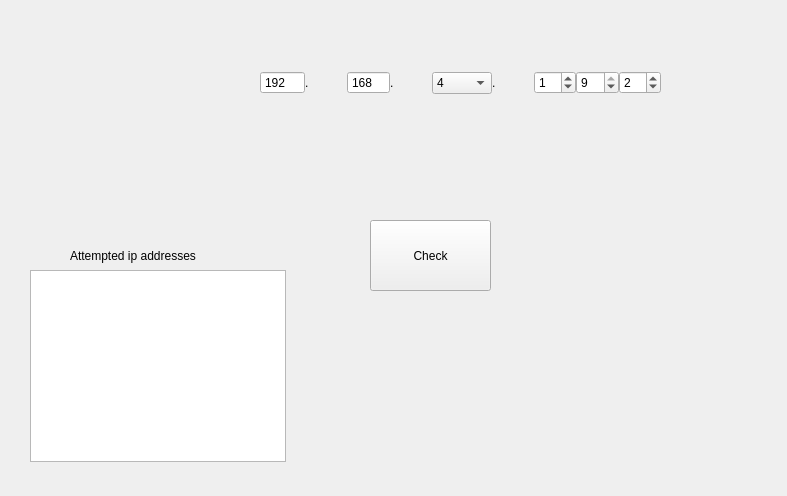
<?xml version="1.0" encoding="UTF-8"?>
<ui version="4.0">
 <class>Form</class>
 <widget class="QWidget" name="Form">
  <property name="geometry">
   <rect>
    <x>0</x>
    <y>0</y>
    <width>787</width>
    <height>496</height>
   </rect>
  </property>
  <property name="windowTitle">
   <string>Form</string>
  </property>
  <property name="styleSheet">
   <string notr="true">font: 22pt &quot;Segoe UI&quot;;</string>
  </property>
  <widget class="QWidget" name="layoutWidget">
   <property name="geometry">
    <rect>
     <x>260</x>
     <y>60</y>
     <width>401</width>
     <height>46</height>
    </rect>
   </property>
   <layout class="QHBoxLayout" name="horizontalLayout">
    <property name="spacing">
     <number>0</number>
    </property>
    <item>
     <widget class="QSpinBox" name="spinEdit1">
      <property name="sizePolicy">
       <sizepolicy hsizetype="Minimum" vsizetype="Maximum">
        <horstretch>0</horstretch>
        <verstretch>0</verstretch>
       </sizepolicy>
      </property>
      <property name="minimumSize">
       <size>
        <width>45</width>
        <height>0</height>
       </size>
      </property>
      <property name="styleSheet">
       <string notr="true"/>
      </property>
      <property name="buttonSymbols">
       <enum>QAbstractSpinBox::NoButtons</enum>
      </property>
      <property name="minimum">
       <number>0</number>
      </property>
      <property name="maximum">
       <number>255</number>
      </property>
      <property name="value">
       <number>192</number>
      </property>
     </widget>
    </item>
    <item>
     <widget class="QLabel" name="label_4">
      <property name="text">
       <string>.</string>
      </property>
     </widget>
    </item>
    <item>
     <widget class="QSpinBox" name="spinEdit2">
      <property name="minimumSize">
       <size>
        <width>40</width>
        <height>0</height>
       </size>
      </property>
      <property name="buttonSymbols">
       <enum>QAbstractSpinBox::NoButtons</enum>
      </property>
      <property name="minimum">
       <number>0</number>
      </property>
      <property name="maximum">
       <number>255</number>
      </property>
      <property name="value">
       <number>168</number>
      </property>
     </widget>
    </item>
    <item>
     <widget class="QLabel" name="label_5">
      <property name="text">
       <string>.</string>
      </property>
     </widget>
    </item>
    <item>
     <widget class="QComboBox" name="comboBox">
      <property name="sizePolicy">
       <sizepolicy hsizetype="Maximum" vsizetype="Maximum">
        <horstretch>0</horstretch>
        <verstretch>0</verstretch>
       </sizepolicy>
      </property>
      <property name="minimumSize">
       <size>
        <width>60</width>
        <height>0</height>
       </size>
      </property>
      <property name="currentIndex">
       <number>0</number>
      </property>
      <item>
       <property name="text">
        <string>4</string>
       </property>
      </item>
      <item>
       <property name="text">
        <string>10</string>
       </property>
      </item>
     </widget>
    </item>
    <item>
     <widget class="QLabel" name="label_6">
      <property name="text">
       <string>.</string>
      </property>
     </widget>
    </item>
    <item>
     <widget class="QSpinBox" name="spinBox1">
      <property name="minimum">
       <number>0</number>
      </property>
      <property name="maximum">
       <number>2</number>
      </property>
      <property name="stepType">
       <enum>QAbstractSpinBox::DefaultStepType</enum>
      </property>
      <property name="value">
       <number>1</number>
      </property>
     </widget>
    </item>
    <item>
     <widget class="QSpinBox" name="spinBox2">
      <property name="minimum">
       <number>0</number>
      </property>
      <property name="maximum">
       <number>9</number>
      </property>
      <property name="value">
       <number>9</number>
      </property>
     </widget>
    </item>
    <item>
     <widget class="QSpinBox" name="spinBox3">
      <property name="minimum">
       <number>0</number>
      </property>
      <property name="maximum">
       <number>9</number>
      </property>
      <property name="value">
       <number>2</number>
      </property>
     </widget>
    </item>
   </layout>
  </widget>
  <widget class="QPushButton" name="checkButton">
   <property name="geometry">
    <rect>
     <x>370</x>
     <y>220</y>
     <width>121</width>
     <height>71</height>
    </rect>
   </property>
   <property name="text">
    <string>Check</string>
   </property>
  </widget>
  <widget class="QListWidget" name="listWidget">
   <property name="enabled">
    <bool>true</bool>
   </property>
   <property name="geometry">
    <rect>
     <x>30</x>
     <y>270</y>
     <width>256</width>
     <height>192</height>
    </rect>
   </property>
  </widget>
  <widget class="QLabel" name="listHeader">
   <property name="enabled">
    <bool>true</bool>
   </property>
   <property name="geometry">
    <rect>
     <x>70</x>
     <y>240</y>
     <width>201</width>
     <height>31</height>
    </rect>
   </property>
   <property name="styleSheet">
    <string notr="true">font: 13pt &quot;Segoe UI&quot;;</string>
   </property>
   <property name="text">
    <string>Attempted ip addresses</string>
   </property>
  </widget>
  <widget class="QLabel" name="info_text">
   <property name="geometry">
    <rect>
     <x>40</x>
     <y>120</y>
     <width>721</width>
     <height>51</height>
    </rect>
   </property>
   <property name="styleSheet">
    <string notr="true">color: rgb(255, 0, 0);
text-align: center;</string>
   </property>
   <property name="text">
    <string/>
   </property>
  </widget>
 </widget>
 <resources/>
 <connections/>
</ui>
